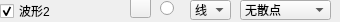
                   <widget class="QWidget" name="widget_2" native="true">
                    <property name="minimumSize">
                     <size>
                      <width>0</width>
                      <height>22</height>
                     </size>
                    </property>
                    <property name="maximumSize">
                     <size>
                      <width>16777215</width>
                      <height>22</height>
                     </size>
                    </property>
                    <widget class="QRadioButton" name="rdoBoldCurve2">
                     <property name="geometry">
                      <rect>
                       <x>160</x>
                       <y>0</y>
                       <width>16</width>
                       <height>16</height>
                      </rect>
                     </property>
                     <property name="text">
                      <string/>
                     </property>
                     <property name="checked">
                      <bool>false</bool>
                     </property>
                    </widget>
                    <widget class="QCheckBox" name="chkVisibleCurve2">
                     <property name="geometry">
                      <rect>
                       <x>0</x>
                       <y>3</y>
                       <width>125</width>
                       <height>16</height>
                      </rect>
                     </property>
                     <property name="text">
                      <string>波形2</string>
                     </property>
                     <property name="checked">
                      <bool>true</bool>
                     </property>
                    </widget>
                    <widget class="QPushButton" name="btnColourCurve2">
                     <property name="geometry">
                      <rect>
                       <x>130</x>
                       <y>-3</y>
                       <width>21</width>
                       <height>21</height>
                      </rect>
                     </property>
                     <property name="text">
                      <string/>
                     </property>
                    </widget>
                    <widget class="QComboBox" name="cmbLineStyle2">
                     <property name="geometry">
                      <rect>
                       <x>190</x>
                       <y>0</y>
                       <width>41</width>
                       <height>20</height>
                      </rect>
                     </property>
                     <property name="currentIndex">
                      <number>1</number>
                     </property>
                     <item>
                      <property name="text">
                       <string>点</string>
                      </property>
                     </item>
                     <item>
                      <property name="text">
                       <string>线</string>
                      </property>
                     </item>
                     <item>
                      <property name="text">
                       <string>左</string>
                      </property>
                     </item>
                     <item>
                      <property name="text">
                       <string>右</string>
                      </property>
                     </item>
                     <item>
                      <property name="text">
                       <string>中</string>
                      </property>
                     </item>
                     <item>
                      <property name="text">
                       <string>积</string>
                      </property>
                     </item>
                    </widget>
                    <widget class="QComboBox" name="cmbScatterStyle2">
                     <property name="geometry">
                      <rect>
                       <x>240</x>
                       <y>0</y>
                       <width>91</width>
                       <height>20</height>
                      </rect>
                     </property>
                     <property name="focusPolicy">
                      <enum>Qt::WheelFocus</enum>
                     </property>
                     <property name="maxVisibleItems">
                      <number>20</number>
                     </property>
                     <item>
                      <property name="text">
                       <string>无散点</string>
                      </property>
                      <property name="icon">
                       <iconset resource="res.qrc">
                        <normaloff>:/pic/ssNone.png</normaloff>:/pic/ssNone.png</iconset>
                      </property>
                     </item>
                     <item>
                      <property name="text">
                       <string>x形</string>
                      </property>
                      <property name="icon">
                       <iconset resource="res.qrc">
                        <normaloff>:/pic/ssCross.png</normaloff>:/pic/ssCross.png</iconset>
                      </property>
                     </item>
                     <item>
                      <property name="text">
                       <string>+形</string>
                      </property>
                      <property name="icon">
                       <iconset resource="res.qrc">
                        <normaloff>:/pic/ssPlus.png</normaloff>:/pic/ssPlus.png</iconset>
                      </property>
                     </item>
                     <item>
                      <property name="text">
                       <string>空心圆</string>
                      </property>
                      <property name="icon">
                       <iconset resource="res.qrc">
                        <normaloff>:/pic/ssCircle.png</normaloff>:/pic/ssCircle.png</iconset>
                      </property>
                     </item>
                     <item>
                      <property name="text">
                       <string>实心圆</string>
                      </property>
                      <property name="icon">
                       <iconset resource="res.qrc">
                        <normaloff>:/pic/ssDisc.png</normaloff>:/pic/ssDisc.png</iconset>
                      </property>
                     </item>
                     <item>
                      <property name="text">
                       <string>矩形</string>
                      </property>
                      <property name="icon">
                       <iconset resource="res.qrc">
                        <normaloff>:/pic/ssSquare.png</normaloff>:/pic/ssSquare.png</iconset>
                      </property>
                     </item>
                     <item>
                      <property name="text">
                       <string>菱形</string>
                      </property>
                      <property name="icon">
                       <iconset resource="res.qrc">
                        <normaloff>:/pic/ssDiamond.png</normaloff>:/pic/ssDiamond.png</iconset>
                      </property>
                     </item>
                     <item>
                      <property name="text">
                       <string>星形</string>
                      </property>
                      <property name="icon">
                       <iconset resource="res.qrc">
                        <normaloff>:/pic/ssStar.png</normaloff>:/pic/ssStar.png</iconset>
                      </property>
                     </item>
                     <item>
                      <property name="text">
                       <string>正三角</string>
                      </property>
                      <property name="icon">
                       <iconset resource="res.qrc">
                        <normaloff>:/pic/ssTriangle.png</normaloff>:/pic/ssTriangle.png</iconset>
                      </property>
                     </item>
                     <item>
                      <property name="text">
                       <string>倒三角</string>
                      </property>
                      <property name="icon">
                       <iconset resource="res.qrc">
                        <normaloff>:/pic/ssTriangleInverted.png</normaloff>:/pic/ssTriangleInverted.png</iconset>
                      </property>
                     </item>
                     <item>
                      <property name="text">
                       <string>x框</string>
                      </property>
                      <property name="icon">
                       <iconset resource="res.qrc">
                        <normaloff>:/pic/ssCrossSquare.png</normaloff>:/pic/ssCrossSquare.png</iconset>
                      </property>
                     </item>
                     <item>
                      <property name="text">
                       <string>+框</string>
                      </property>
                      <property name="icon">
                       <iconset resource="res.qrc">
                        <normaloff>:/pic/ssPlusSquare.png</normaloff>:/pic/ssPlusSquare.png</iconset>
                      </property>
                     </item>
                     <item>
                      <property name="text">
                       <string>x圆</string>
                      </property>
                      <property name="icon">
                       <iconset resource="res.qrc">
                        <normaloff>:/pic/ssCrossCircle.png</normaloff>:/pic/ssCrossCircle.png</iconset>
                      </property>
                     </item>
                     <item>
                      <property name="text">
                       <string>+圆</string>
                      </property>
                      <property name="icon">
                       <iconset resource="res.qrc">
                        <normaloff>:/pic/ssPlusCircle.png</normaloff>:/pic/ssPlusCircle.png</iconset>
                      </property>
                     </item>
                     <item>
                      <property name="text">
                       <string>和平</string>
                      </property>
                      <property name="icon">
                       <iconset resource="res.qrc">
                        <normaloff>:/pic/ssPeace.png</normaloff>:/pic/ssPeace.png</iconset>
                      </property>
                     </item>
                    </widget>
                   </widget>
